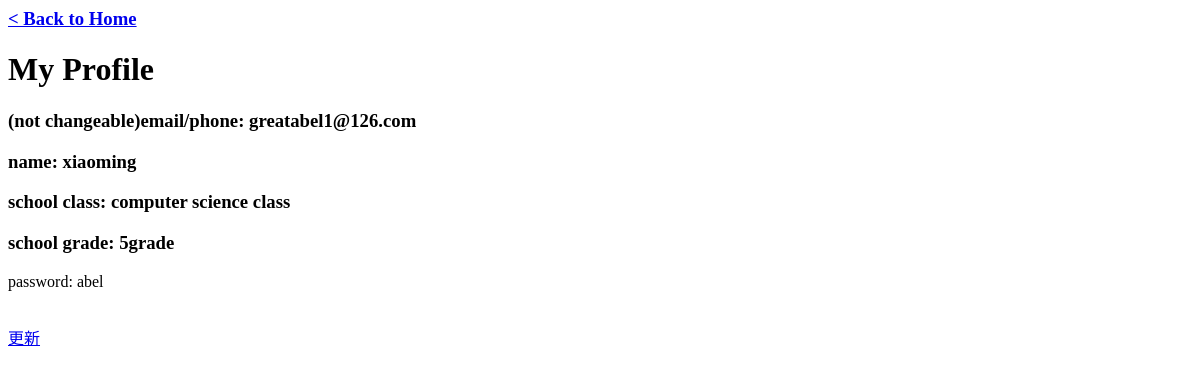
/profile (signed in), run on an earlier commit of the app's database.
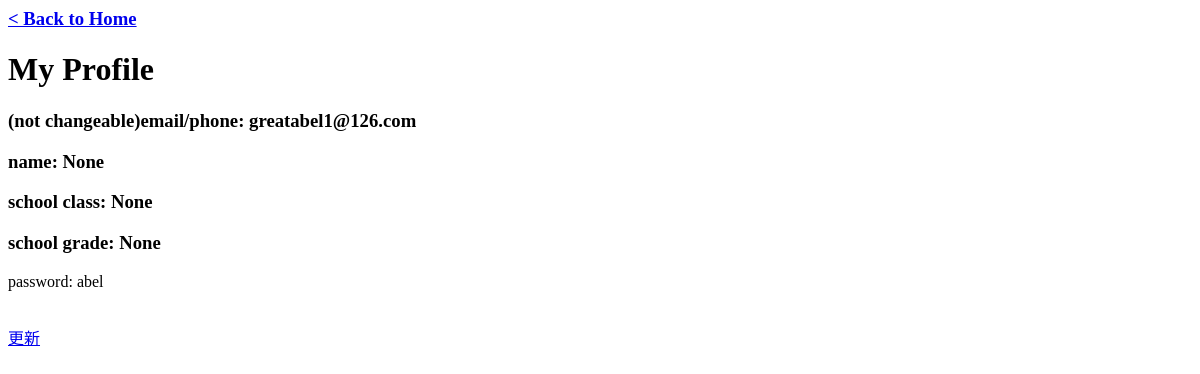
And on a later commit of the database.
### wsgi.py (models this page shows, shortened)
class User(db.Model):
    id = db.Column(db.Integer, primary_key=True)
    username = db.Column(db.String(80), unique=True)
    password = db.Column(db.String(80))
    nickname = db.Column(db.String(80))
    school_class = db.Column(db.String(80))
    school_grade = db.Column(db.String(80))

### wsgi.py (the view)
@app.route('/profile',methods = ['GET','DELETE'])
def query_profile():
    id = session["userid"]
    if request.method == 'GET':
        user = User.query.filter_by(id = id).first_or_404()
        print(user.username, user.password, '#'*5)
        return rt('profile.html',user = user)
    else:
        user = User.query.filter_by(id = id).delete()
        db.session.commit()
        return '',204

### movie/templates/profile.html (shortened to what this page needs)
<h3><a href="/home">< Back to Home </a></h3>
<h1>My Profile</h1>
<div>
    <h3>(not changeable)email/phone: {{user.username}}</h3>
    <h3>name: {{user.nickname}}</h3>
    <h3>school class: {{user.school_class}}</h3>
    <h3>school grade: {{user.school_grade}}</h3>
    <p>password: {{user.password}}</p>
    <br/>
    <a href="/profiles/update/{{user.id}}" id="{{user.id}}">更新</a>
</div>

What changed in the data, as far as the page shows it:
changed User "greatabel1@126.com": nickname "xiaoming" → "None"; school_class "computer science class" → "None"; school_grade "5grade" → "None"
